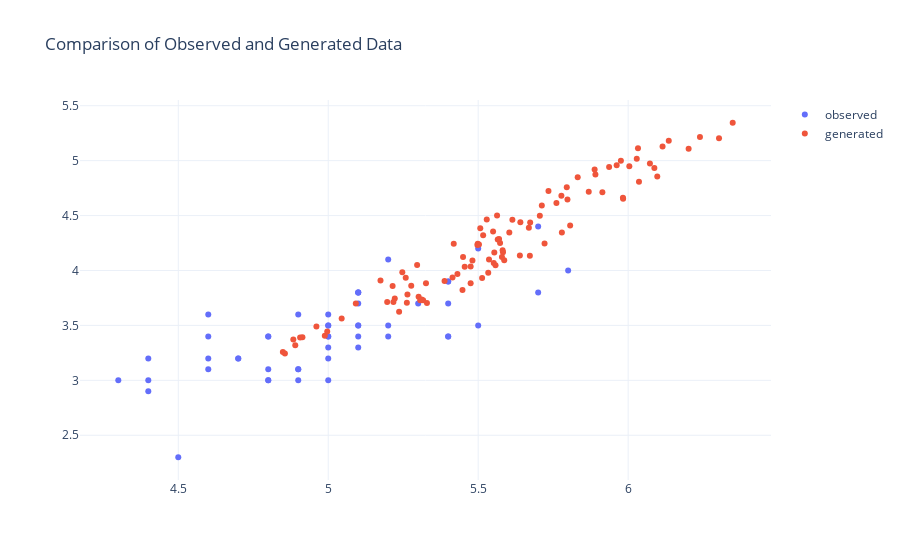

Notebook code for this chart:
### Markdown cell above
Part (c) draws on the code leveraged in part (b) to generate synthetic data. This code is integrated into a plotting function from `IrisOps` which can be used to plot comparisons of observed and synthetic data for each species of flower, which satisfies the requirements of part (d).

### Code cell
IrisOps.compare_synth_data(raw_data, "setosa", ("sepal_length", "sepal_width"))
